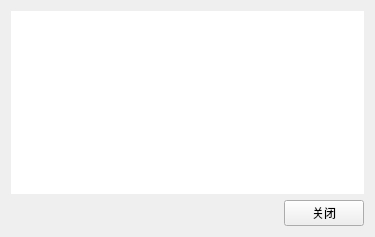
<?xml version="1.0" encoding="UTF-8"?>
<ui version="4.0">
 <class>AboutWidget</class>
 <widget class="QWidget" name="AboutWidget">
  <property name="geometry">
   <rect>
    <x>0</x>
    <y>0</y>
    <width>375</width>
    <height>237</height>
   </rect>
  </property>
  <property name="windowTitle">
   <string>AboutWidget</string>
  </property>
  <layout class="QVBoxLayout" name="verticalLayout" stretch="5,1">
   <item>
    <widget class="QLabel" name="label">
     <property name="font">
      <font>
       <family>微软雅黑</family>
       <pointsize>10</pointsize>
      </font>
     </property>
     <property name="styleSheet">
      <string notr="true">background-color:rgb(255, 255, 255)</string>
     </property>
     <property name="text">
      <string/>
     </property>
     <property name="alignment">
      <set>Qt::AlignJustify|Qt::AlignTop</set>
     </property>
     <property name="wordWrap">
      <bool>false</bool>
     </property>
     <property name="openExternalLinks">
      <bool>true</bool>
     </property>
    </widget>
   </item>
   <item>
    <layout class="QHBoxLayout" name="horizontalLayout">
     <item>
      <spacer name="horizontalSpacer">
       <property name="orientation">
        <enum>Qt::Horizontal</enum>
       </property>
       <property name="sizeHint" stdset="0">
        <size>
         <width>40</width>
         <height>20</height>
        </size>
       </property>
      </spacer>
     </item>
     <item>
      <widget class="QPushButton" name="closeBtn">
       <property name="text">
        <string>关闭</string>
       </property>
      </widget>
     </item>
    </layout>
   </item>
  </layout>
 </widget>
 <layoutdefault spacing="6" margin="11"/>
 <resources/>
 <connections/>
</ui>
